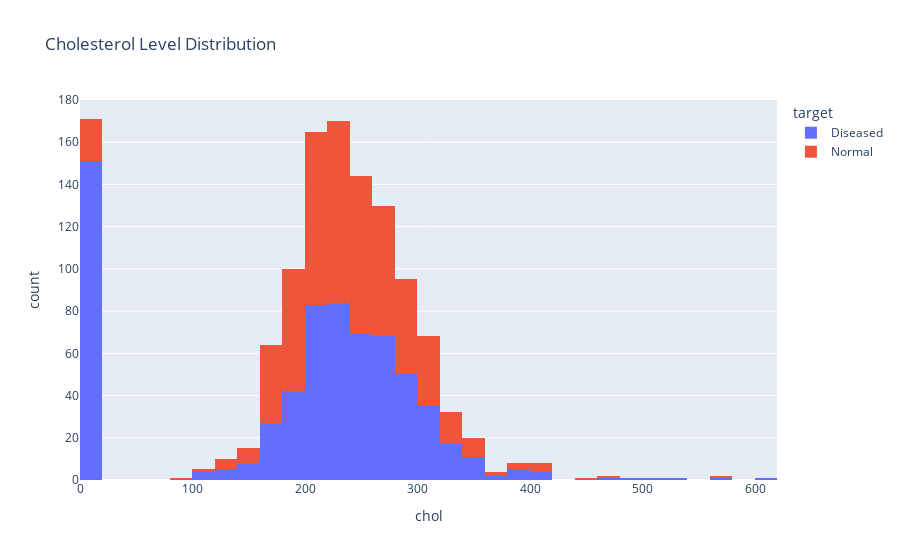

Notebook code cell kept with this figure:
### Markdown cell above
### Histogram of Patients VS Cholesterol Level

### Code cell
df3 = df[['chol', 'target']]
df3['target'] = df3['target'].map({1:'Diseased', 0:'Normal'})

fig = px.histogram(df3, x='chol', color='target', title='Cholesterol Level Distribution', labels={'x': 'Count'})

fig.show()

### Figure 1 — Plotly figure (JSON) as saved in the notebook; plotly's stock layout.template omitted (floating-point values rounded to 4 significant figures; data arrays with more than 128 entries replaced by an {"elided": "..."} marker saying what was removed)
{"data": [{"alignmentgroup": "True", "bingroup": "x", "hovertemplate": "target=Diseased<br>chol=%{x}<br>count=%{y}<extra></extra>", "legendgroup": "Diseased", "marker": {"color": "#636efa", "pattern": {"shape": ""}}, "name": "Diseased", "offsetgroup": "Diseased", "orientation": "v", "showlegend": true, "type": "histogram", "x": {"elided": "671 int values"}, "xaxis": "x", "yaxis": "y"}, {"alignmentgroup": "True", "bingroup": "x", "hovertemplate": "target=Normal<br>chol=%{x}<br>count=%{y}<extra></extra>", "legendgroup": "Normal", "marker": {"color": "#EF553B", "pattern": {"shape": ""}}, "name": "Normal", "offsetgroup": "Normal", "orientation": "v", "showlegend": true, "type": "histogram", "x": {"elided": "548 int values"}, "xaxis": "x", "yaxis": "y"}], "layout": {"barmode": "relative", "legend": {"title": {"text": "target"}, "tracegroupgap": 0}, "title": {"text": "Cholesterol Level Distribution"}, "xaxis": {"anchor": "y", "domain": [0, 1], "title": {"text": "chol"}}, "yaxis": {"anchor": "x", "domain": [0, 1], "title": {"text": "count"}}}}
